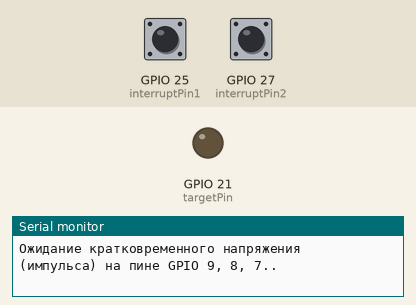
The sketch below on a simulated ESP32. On the bench: output pins drawn as LEDs (lit = HIGH), the last lines printed to the serial monitor. The inputs (shaded band) are chosen by the test bench; at power-on: GPIO 25 (interruptPin1) HIGH, GPIO 27 (interruptPin2) HIGH.

Above: at 1.2 s.
1.3 s: GPIO 25 (interruptPin1) pulled LOW for 0.15 s
At 2.6 s:
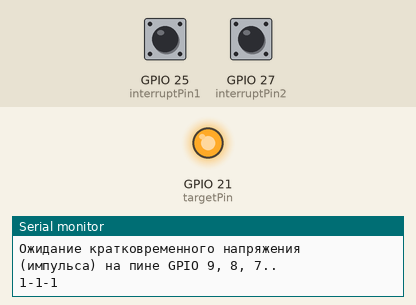
4.4 s: GPIO 25 (interruptPin1) pulled LOW for 1 s
At 7.6 s:
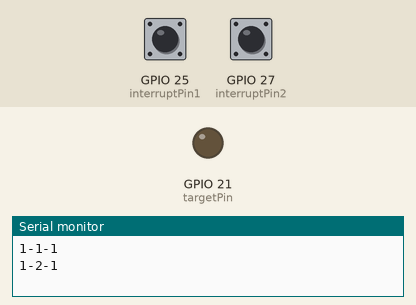
7.9 s: GPIO 25 (interruptPin1) pulled LOW for 3.2 s
At 8.8 s:
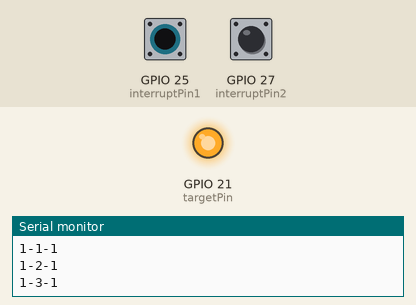
Timing chart, 0 to 11.4 s (numbered marks = the images above; inputs shaded):
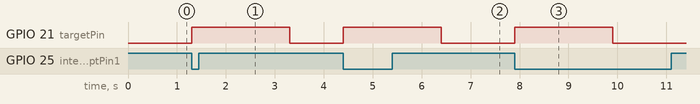

The sketch:

pulse_with_number_pixhawk.ino
```cpp
int target_cnt = 0;
unsigned long previousMillis = 0;    // Переменная для хранения времени последнего выполнения
unsigned long startMillisTarget = 0;
const long interval = 200;
const long targetinterval = 2000; //Значение времени для высокого значения на targetPin

const byte targetPin = 21;// Пин, к которому подключен источник напряжения
const byte interruptPin1 = 25; // Пин, к которому подключен источник напряжения
const byte interruptPin2 = 27; // Пин, к которому подключен источник напряжения
// const byte interruptPin3 = 32; // Пин, к которому подключен источник напряжения
volatile int pulseCounter1 = 0; // Переменная, которая изменяется в прерывании (должна быть volatile)
volatile int pulseCounter2 = 0;
// volatile int pulseCounter3 = 0;
portMUX_TYPE mux = portMUX_INITIALIZER_UNLOCKED; // Мьютекс для безопасного доступа к переменной из loop()

void IRAM_ATTR handleInterrupt1() {
  // Функция обработки прерывания. Должна быть максимально короткой и не использовать Serial.print()
  portENTER_CRITICAL_ISR(&mux);
  pulseCounter1++;
  portEXIT_CRITICAL_ISR(&mux);
}

void IRAM_ATTR handleInterrupt2() {
  // Функция обработки прерывания. Должна быть максимально короткой и не использовать Serial.print()
  portENTER_CRITICAL_ISR(&mux);
  pulseCounter2++;
  portEXIT_CRITICAL_ISR(&mux);
}

// void IRAM_ATTR handleInterrupt3() {
//   // Функция обработки прерывания. Должна быть максимально короткой и не использовать Serial.print()
//   portENTER_CRITICAL_ISR(&mux);
//   pulseCounter3++;
//   portEXIT_CRITICAL_ISR(&mux);
// }

void setup() {
  Serial.begin(9600);
  Serial.println("Ожидание кратковременного напряжения (импульса) на пине GPIO 9, 8, 7..");

  // Настройка пинов как входа с внутренним подтягивающим резистором
  pinMode(interruptPin1, INPUT_PULLUP);
  pinMode(interruptPin2, INPUT_PULLUP);
  // pinMode(interruptPin3, INPUT_PULLUP);
  pinMode(targetPin, OUTPUT);
  digitalWrite(targetPin, LOW);

  // Прикрепление функции прерывания к пину
  // FALLING - срабатывает при переходе из HIGH в LOW (при нажатии кнопки в данной схеме)
  attachInterrupt(digitalPinToInterrupt(interruptPin1), handleInterrupt1, FALLING);
  attachInterrupt(digitalPinToInterrupt(interruptPin2), handleInterrupt2, FALLING);
  // attachInterrupt(digitalPinToInterrupt(interruptPin3), handleInterrupt3, FALLING);
}

void loop() {
  int target_sub_number = 0;
  unsigned long currentMillis = millis();

  if (pulseCounter1 > 0) {
    // Безопасное чтение переменной из прерывания
    portENTER_CRITICAL(&mux);
    int currentCount1 = pulseCounter1;
    pulseCounter1 = 0;
    portEXIT_CRITICAL(&mux);
    // Serial.print("Обнаружен импульс1! Всего импульсов: ");
    // Serial.println(currentCount1);
    target_sub_number = 1;
    }

    if (pulseCounter2 > 0) {
    // Безопасное чтение переменной из прерывания
    portENTER_CRITICAL(&mux);
    int currentCount2 = pulseCounter2;
    pulseCounter2 = 0;
    portEXIT_CRITICAL(&mux);
    // Serial.print("Обнаружен импульс2! Всего импульсов: ");
    // Serial.println(currentCount2);
    target_sub_number = 2;
    }

    // if (pulseCounter3 > 0) {
    // // Безопасное чтение переменной из прерывания
    // portENTER_CRITICAL(&mux);
    // int currentCount3 = pulseCounter3;
    // pulseCounter3 = 0;
    // portEXIT_CRITICAL(&mux);
    // // Serial.print("Обнаружен импульс3! Всего импульсов: ");
    // // Serial.println(currentCount3);
    // target_sub_number = 3;
    // }

    if (target_sub_number) {
      unsigned long currentMillis = millis();
      if (currentMillis - previousMillis > interval) {
        target_cnt++;
        previousMillis = currentMillis;
        // Serial.print("Попаданий=");
        Serial.print(1); //Номер мишени
        Serial.print("-");
        Serial.print(target_cnt);
        Serial.print("-");
        switch (target_sub_number) {
          case 1:
            // Serial.println(" Альфа");
            Serial.println(1);
            break;
          case 2:
            // Serial.println(" Чарли");
            Serial.println(2);
            break;
          // case 3:
          //   // Serial.println(" Дельта");
          //   Serial.println(3);
          //   break;
        }
        digitalWrite(targetPin, HIGH);// Включаем пин
        startMillisTarget = millis();
        }
    }

    if (digitalRead(targetPin)) {
      unsigned long currentMillisTarget = millis();
      if (currentMillisTarget - startMillisTarget  > targetinterval) {
        digitalWrite(targetPin, LOW);// Выключаем пин target
         }
    }
  // Serial.print("TargetPin=");
  // Serial.print(digitalRead(targetPin));
  // Serial.print(" ");
  // Serial.print("Попаданий=");
  // Serial.println(target_cnt);
}
```

Measured:
- after the input at 1.3 s, GPIO 21 (targetPin): LOW → HIGH at once, → LOW 2.0 s later
- after the input at 4.4 s, GPIO 21 (targetPin): LOW → HIGH at once, → LOW 2.0 s later
- after the input at 7.9 s, GPIO 21 (targetPin): LOW → HIGH at once, → LOW 2.0 s later
